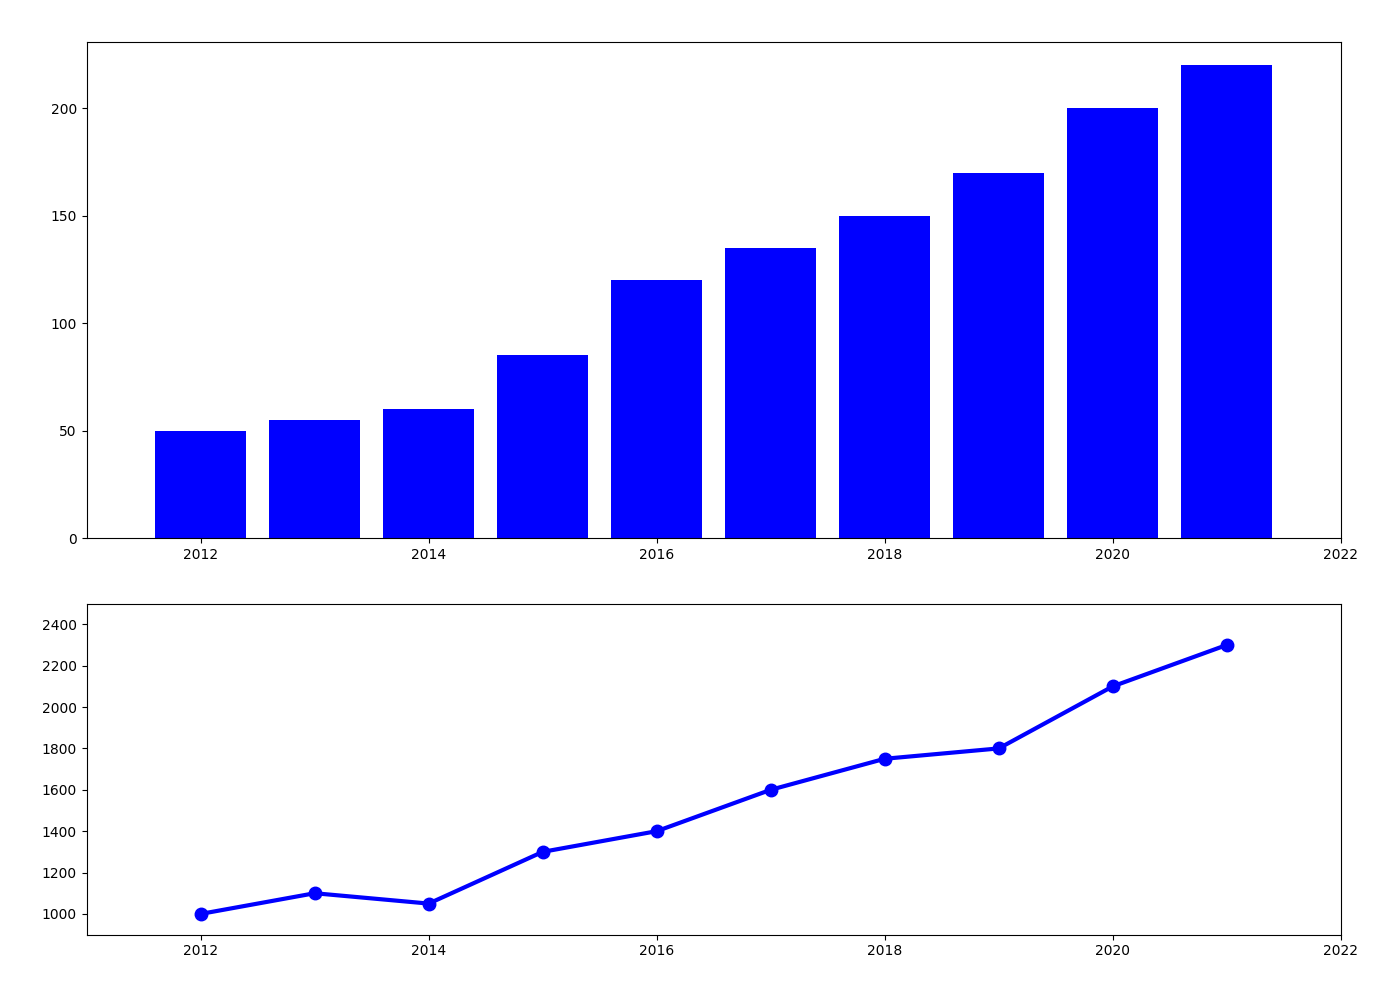

Generate this figure with Python:
import matplotlib.pyplot as plt
import numpy as np

years = np.arange(2012, 2022)
startups_founded = [50, 55, 60, 85, 120, 135, 150, 170, 200, 220]

sorted_indices = np.argsort(startups_founded)
years_sorted = years[sorted_indices]
startups_founded_sorted = np.array(startups_founded)[sorted_indices]

years_line = np.arange(2012, 2022)
employees = [1000, 1100, 1050, 1300, 1400, 1600, 1750, 1800, 2100, 2300]

fig, (ax1, ax2) = plt.subplots(2, 1, figsize=(14, 10), gridspec_kw={'height_ratios': [3, 2]})

ax1.bar(years_sorted, startups_founded_sorted, color='blue')
ax1.set_xlim(2011, 2022)

ax2.plot(years_line, employees, marker='o', color='blue', markerfacecolor='blue', markersize=9, linewidth=3)
ax2.set_xlim(2011, 2022)
ax2.set_ylim(900, 2500)

fig.tight_layout(pad=3.0)

plt.show()
